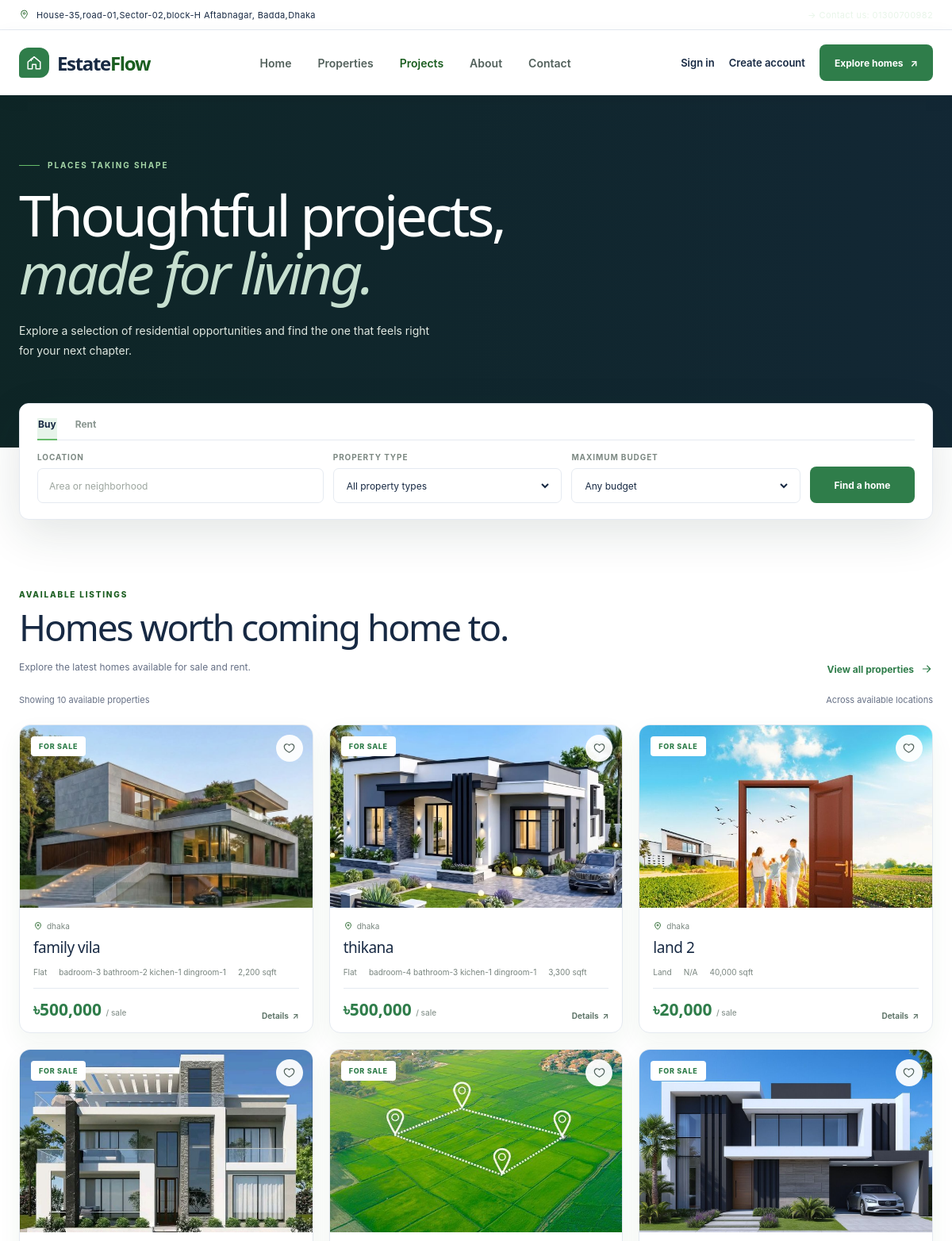
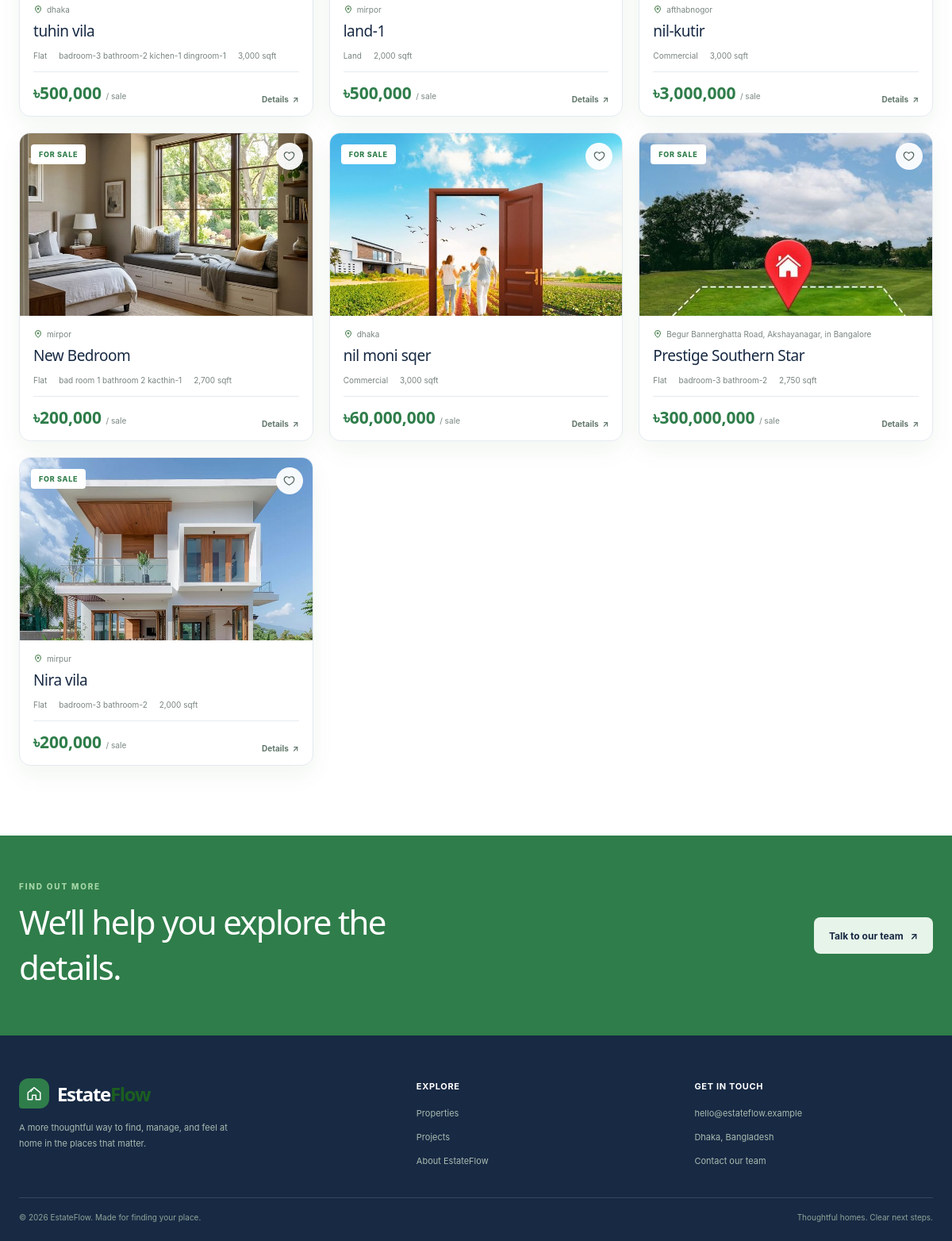
Page /frontend/user/projects.php on the committed database (2 pictures, top to bottom).
### tables this page shows
CREATE TABLE `properties` (
  `property_id` bigint UNSIGNED NOT NULL,
  `owner_id` bigint UNSIGNED NOT NULL,
  `title` varchar(100) NOT NULL,
  `property_type` enum('flat','land','commercial') NOT NULL,
  `address` varchar(255) NOT NULL,
  `area_sqft` decimal(10,2) DEFAULT NULL,
  `price` decimal(12,2) DEFAULT NULL,
  `monthly_rent` decimal(12,2) DEFAULT NULL,
  `flat_details` varchar(100) NOT NULL,
  `status` enum('available','sold','rented') NOT NULL DEFAULT 'available',
  `description` text,
  `created_at` datetime NOT NULL DEFAULT CURRENT_TIMESTAMP,
  `imagas` varchar(100) NOT NULL
);

### frontend/user/partials/card.php (the view, shortened to what this page needs)
<?php
include_once __DIR__ . '/../../../backend/owner/property_crud/dbconfig.php';
$conn->set_charset('utf8mb4');
$propertyQuery = $conn->prepare(
    "SELECT property_id, title, property_type, address, area_sqft, price,
            monthly_rent, flat_details, imagas
     FROM properties
     WHERE status = ?
     ORDER BY created_at DESC"
);
$availableStatus = 'available';
$propertyQuery->bind_param('s', $availableStatus);
$propertyQuery->execute();
$properties = $propertyQuery->get_result()->fetch_all(MYSQLI_ASSOC);
$listingCards = [];
$buyListingCount = 0;
foreach ($properties as $property) {
    $price = (float)($property['price'] ?? 0);
    if ($price > 0) {
        $listingCards[] = ['property' => $property, 'mode' => 'buy', 'price' => $price];
        $buyListingCount++;
    }
}
$escape = static fn($value): string => htmlspecialchars((string)$value, ENT_QUOTES, 'UTF-8');
?>
<section class="section" id="properties" aria-labelledby="properties-title">
  <div class="shell">
    <div class="section-head">
      <div>
        <p class="section-kicker">Available listings</p>
        <h2 class="section-title" id="properties-title">Homes worth coming home to.</h2>
        <p class="section-description">Explore the latest homes available for sale and rent.</p>
      </div>
      <a class="text-link" href="properties.php">View all properties <svg width="16" height="16" viewBox="0 0 24 24" fill="none" aria-hidden="true"><path d="M5 12h14m-6-6 6 6-6 6" stroke="currentColor" stroke-width="1.7" stroke-linecap="round" stroke-linejoin="round"/></svg></a>
    </div>
    <div class="listing-meta" aria-live="polite">
      <span id="results-count">Showing <?= $buyListingCount ?> available properties</span>
      <span>Across available locations</span>
    </div>
    <div class="property-grid" id="property-grid">
      <?php foreach ($listingCards as $listing):
        $property = $listing['property'];
        $title = (string)$property['title'];
        $address = (string)$property['address'];
        $propertyType = (string)$property['property_type'];
        $mode = $listing['mode'];
        $listingPrice = $listing['price'];
        $details = trim((string)$property['flat_details']);
        $image = trim((string)$property['imagas']);
        $imageUrl = $image !== ''
            ? '../../backend/owner/property_crud/' . ltrim($image, '/\\')
            : '';
      ?>
        <article class="property-card"
                 data-mode="<?= $mode ?>"
                 data-type="<?= $escape($propertyType) ?>"
                 data-price="<?= $escape($listingPrice) ?>"
                 data-location="<?= $escape(strtolower($address)) ?>">
          <div class="property-image">
            <?php if ($imageUrl !== ''): ?>
              <img src="<?= $escape($imageUrl) ?>" alt="<?= $escape($title) ?>" loading="lazy">
            <?php endif; ?>
            <span class="badge"><?= $mode === 'rent' ? 'For rent' : 'For sale' ?></span>
            <button class="favorite" type="button" aria-label="Save <?= $escape($title) ?>" aria-pressed="false">
              <svg width="17" height="17" viewBox="0 0 24 24" fill="none" aria-hidden="true"><path d="M20.8 8.8c0 5.2-8.8 10-8.8 10s-8.8-4.8-8.8-10A4.8 4.8 0 0 1 12 6.1a4.8 4.8 0 0 1 8.8 2.7Z" stroke="currentColor" stroke-width="1.7" stroke-linejoin="round"/></svg>
            </button>
          </div>
          <div class="property-info">
            <div class="property-place">
              <svg width="12" height="12" viewBox="0 0 24 24" fill="none" aria-hidden="true"><path d="M19 10c0 5-7 11-7 11S5 15 5 10a7 7 0 1 1 14 0Z" stroke="currentColor" stroke-width="1.7"/><circle cx="12" cy="10" r="2" stroke="currentColor" stroke-width="1.7"/></svg>
              <?= $escape($address) ?>
            </div>
            <h3 class="property-name"><?= $escape($title) ?></h3>
            <div class="property-specs">
              <span><?= $escape(ucfirst($propertyType)) ?></span>
              <?php if ($details !== '' && strtolower($details) !== 'nai'): ?>
                <span>
                  <?= $propertyType === 'flat' && is_numeric($details)
                    ? $escape($details) . ' beds'
                    : $escape($details) ?>
                </span>
              <?php endif; ?>
              <?php if ($property['area_sqft'] !== null): ?>
                <span><?= number_format((float)$property['area_sqft']) ?> sqft</span>
              <?php endif; ?>
            </div>
            <div class="property-price-row">
              <div class="property-price">
                <?= $listingPrice > 0 ? '৳' . number_format($listingPrice) : 'Price on request' ?>
                <?php if ($listingPrice > 0): ?>
                  <small>/ <?= $mode === 'rent' ? 'month' : 'sale' ?></small>
                <?php endif; ?>
              </div>
              <a class="details-link" href="property-details.php?id=<?= (int)$property['property_id'] ?>">Details <span aria-hidden="true">↗</span></a>
            </div>
          </div>
        </article>
      <?php endforeach; ?>
    </div>
  </div>
</section>

### frontend/user/partials/style.css (style rules this page uses)
:root { color-scheme: light; --ink: #172943; --muted: #667085; --green: #2f7d4a; --green-deep: #172943; --brand: #2f7d4a; --teal: #e7f4ea; --green-soft: #e7f4ea; --mint: #f8fafc; --paper: #ffffff; --line: #e5eaf1; --white: #ffffff; --gold: #66bb6a; --serif: "Manrope", "Segoe UI", Arial, sans-serif; --sans: "Inter", "Segoe UI", Arial, sans-serif; }
* { box-sizing: border-box; }
html { scroll-behavior: smooth; }
body { margin: 0; color: var(--ink); background: var(--paper); font-family: var(--sans); -webkit-font-smoothing: antialiased; }
a { color: inherit; text-decoration: none; }
button, input, select { font: inherit; }
button, a { -webkit-tap-highlight-color: transparent; }
.shell { width: min(1160px, calc(100% - 48px)); margin-inline: auto; }
.section { padding: 88px 0; }
.section-head { display: flex; align-items: end; justify-content: space-between; gap: 24px; margin-bottom: 30px; }
.section-kicker { margin: 0 0 10px; color: #1b5e20; font-size: 10px; font-weight: 800; letter-spacing: .18em; text-transform: uppercase; }
.section-title { margin: 0; font-family: var(--serif); font-size: clamp(34px, 4vw, 46px); font-weight: 400; letter-spacing: -.045em; line-height: 1.12; }
.section-description { max-width: 420px; margin: 13px 0 0; color: var(--muted); font-size: 13px; line-height: 1.8; }
.text-link { display: inline-flex; align-items: center; gap: 8px; color: var(--green); font-size: 12px; font-weight: 700; white-space: nowrap; }
.text-link svg { transition: transform .2s ease; }
.listing-meta { display: flex; min-height: 24px; align-items: center; justify-content: space-between; margin: -11px 0 19px; color: var(--muted); font-size: 11px; }
.property-grid { display: grid; grid-template-columns: repeat(3, minmax(0, 1fr)); gap: 20px; }
.property-card { overflow: hidden; border: 1px solid var(--line); border-radius: 10px; background: var(--white); transition: transform .25s ease, box-shadow .25s ease; }
.property-image { position: relative; height: 230px; overflow: hidden; background: var(--mint); }
.property-image img { width: 100%; height: 100%; object-fit: cover; transition: transform .45s ease; }
.badge { position: absolute; top: 14px; left: 14px; padding: 7px 10px; border-radius: 4px; color: var(--green); background: var(--paper); font-size: 9px; font-weight: 800; letter-spacing: .08em; text-transform: uppercase; }
.favorite { position: absolute; top: 12px; right: 12px; display: grid; width: 34px; height: 34px; place-items: center; border: 0; border-radius: 50%; color: #52635c; background: rgba(255,255,255,.94); cursor: pointer; }
.property-info { padding: 17px 17px 15px; }
.property-place { display: flex; align-items: center; gap: 5px; color: #79867f; font-size: 10px; }
.property-place svg { color: #1b5e20; }
.property-name { margin: 8px 0 12px; font-family: var(--serif); font-size: 20px; font-weight: 400; letter-spacing: -.025em; }
.property-specs { display: flex; gap: 15px; padding-bottom: 14px; color: #78847e; font-size: 10px; }
.property-specs span { display: inline-flex; align-items: center; gap: 5px; }
.property-price-row { display: flex; align-items: end; justify-content: space-between; padding-top: 12px; border-top: 1px solid var(--line); }
.property-price { color: var(--green); font-family: var(--serif); font-size: 21px; font-weight: 700; }
.property-price small { color: #8a9690; font-family: var(--sans); font-size: 10px; font-weight: 500; }
.details-link { display: inline-flex; align-items: center; gap: 5px; color: #60766a; font-size: 10px; font-weight: 700; }
.property-card, .value-card, .project-card, .contact-form { border-radius: 14px; }
.property-card { box-shadow: 0 12px 30px rgb(27 94 32 / 6%); }
.section-description, .property-location, .property-meta, .project-location, .project-meta { font-size: 12px; }
.property-info h3 { font-size: 19px; }
.topline-note svg, .section-kicker, .property-location, .project-location { color: #1b5e20; }
.search-panel, .property-card, .value-card, .project-card, .contact-form { border-color: var(--line); background: var(--white); }

### rows in the picture
properties: imagas (picture), address "dhaka", title "family vila", property_type "Flat", flat_details "badroom-3 bathroom-2 kichen-1 dingroom-1", area_sqft "2,200", listingPrice "500,000"
properties: imagas (picture), address "dhaka", title "thikana", property_type "Flat", flat_details "badroom-4 bathroom-3 kichen-1 dingroom-1", area_sqft "3,300", listingPrice "500,000"
properties: imagas (picture), address "dhaka", title "land 2", property_type "Land", flat_details "N/A", area_sqft "40,000", listingPrice "20,000"
properties: imagas (picture), address "dhaka", title "tuhin vila", property_type "Flat", flat_details "badroom-3 bathroom-2 kichen-1 dingroom-1", area_sqft "3,000", listingPrice "500,000"
properties: imagas (picture), address "mirpor", title "land-1", property_type "Land", area_sqft "2,000", listingPrice "500,000"
properties: imagas (picture), address "afthabnogor", title "nil-kutir", property_type "Commercial", area_sqft "3,000", listingPrice "3,000,000"
properties: imagas (picture), address "mirpor", title "New Bedroom", property_type "Flat", flat_details "bad room 1 bathroom 2 kacthin-1", area_sqft "2,700", listingPrice "200,000"
properties: imagas (picture), address "dhaka", title "nil moni sqer", property_type "Commercial", area_sqft "3,000", listingPrice "60,000,000"
properties: imagas (picture), address "Begur Bannerghatta Road, Akshayanagar, in Bangalore", title "Prestige Southern Star", property_type "Flat", flat_details "badroom-3 bathroom-2", area_sqft "2,750", listingPrice "300,000,000"
properties: imagas (picture), address "mirpur", title "Nira vila", property_type "Flat", flat_details "badroom-3 bathroom-2", area_sqft "2,000", listingPrice "200,000"
